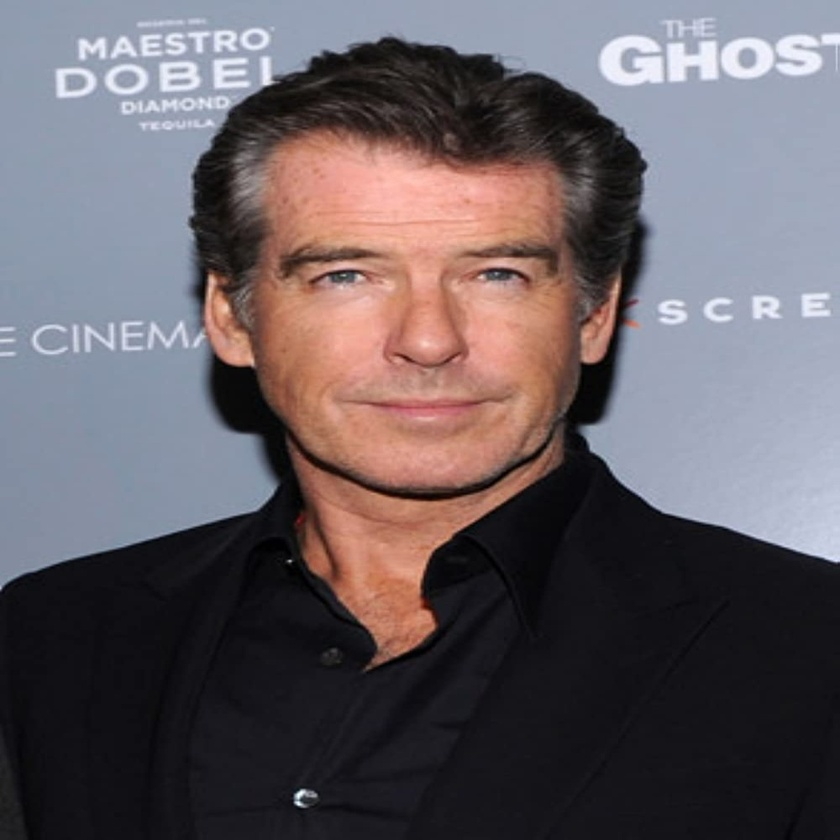
#> input picture Image original1.jpg, 840 x 840 px, shrunk from 1000 x 1000 before the run
$ python -i utils.py   (imports and definitions only)
#> lines starting #> are read from the running program, lines starting #| are printed output that depends on the picture
#> further down, picture is the input picture: shape (840, 840, 3); mean B, G, R 98.9, 93.6, 101.6

import cv2
import numpy as np
import time

def energy_map(Image):
    """Calculate the energy"""
    # Vertical and horizontal energy by gradient Sobel
    b, g, r = cv2.split(Image)
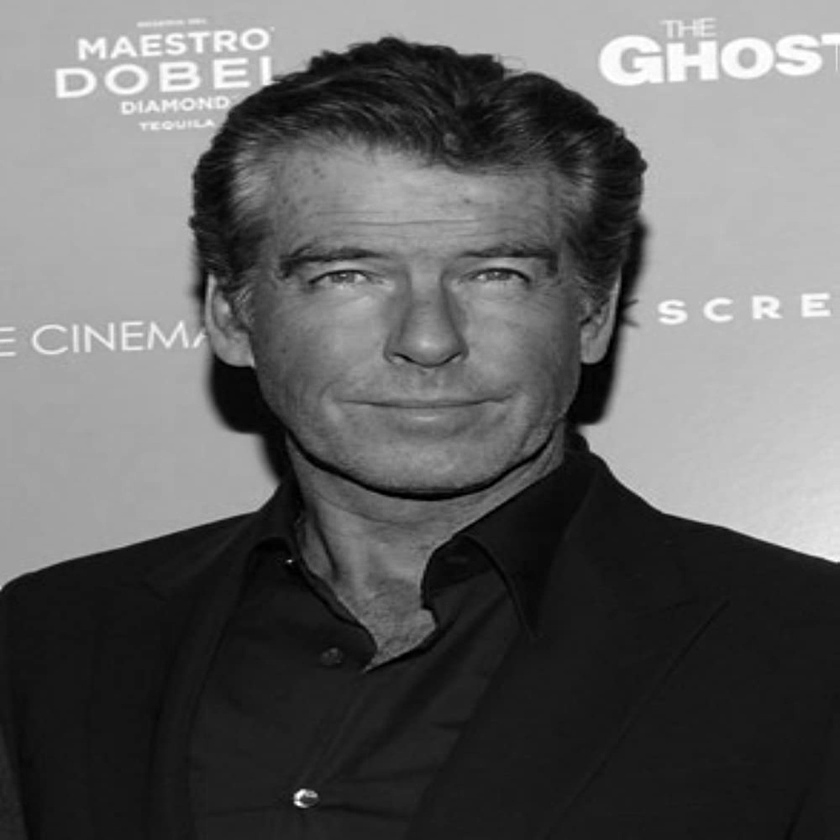
#> b: shape (840, 840); min 0, max 255, mean 98.9
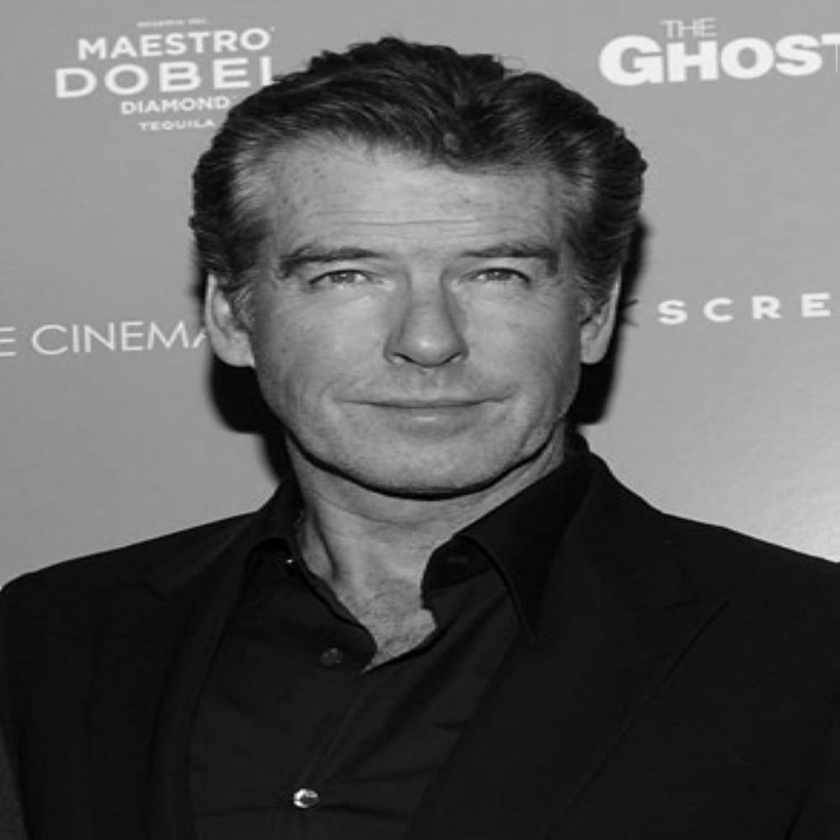
#> g: shape (840, 840); min 0, max 255, mean 93.6
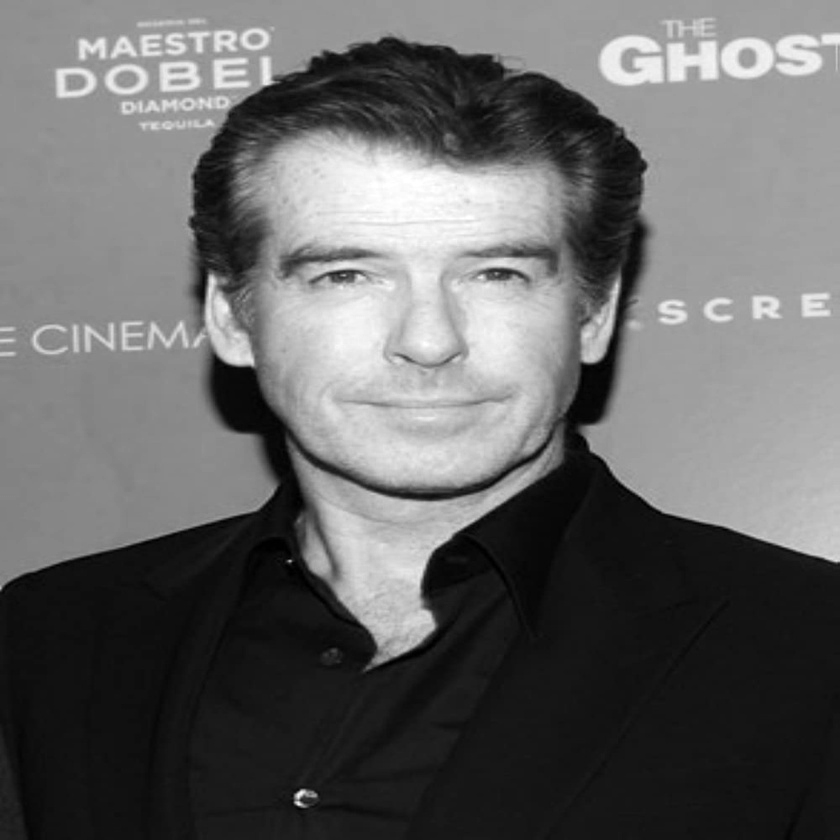
#> r: shape (840, 840); min 0, max 255, mean 101.6
    bener = np.absolute(cv2.Sobel(b, -1, 1, 0)) + np.absolute(cv2.Sobel(b, -1, 0, 1))
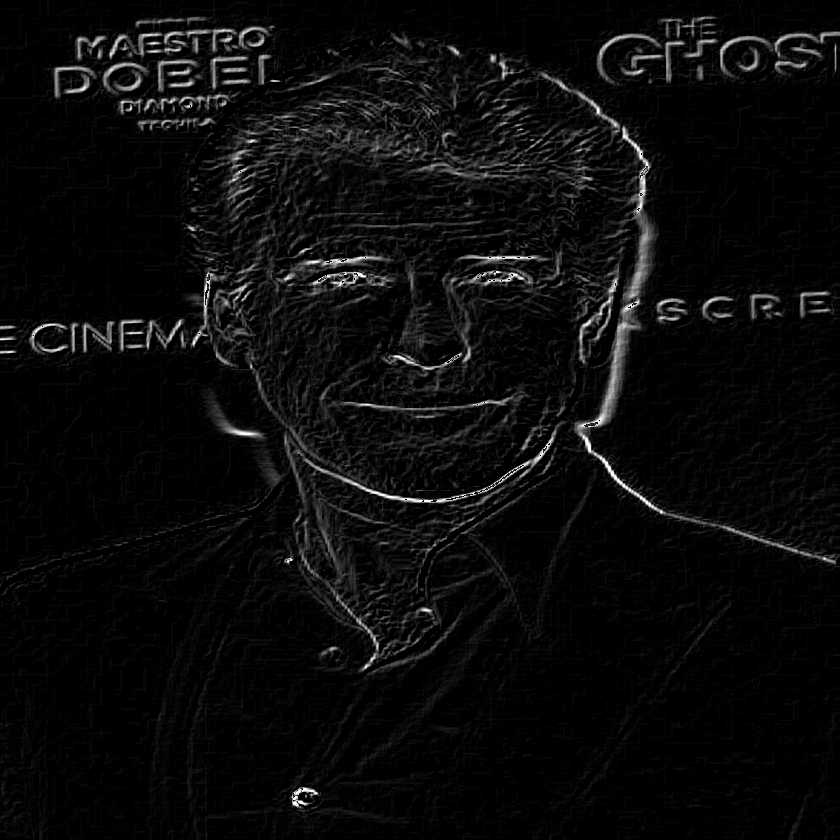
#> bener: shape (840, 840); min 0, max 255, mean 11.2
    gener = np.absolute(cv2.Sobel(g, -1, 1, 0)) + np.absolute(cv2.Sobel(g, -1, 0, 1))
    rener = np.absolute(cv2.Sobel(r, -1, 1, 0)) + np.absolute(cv2.Sobel(r, -1, 0, 1))
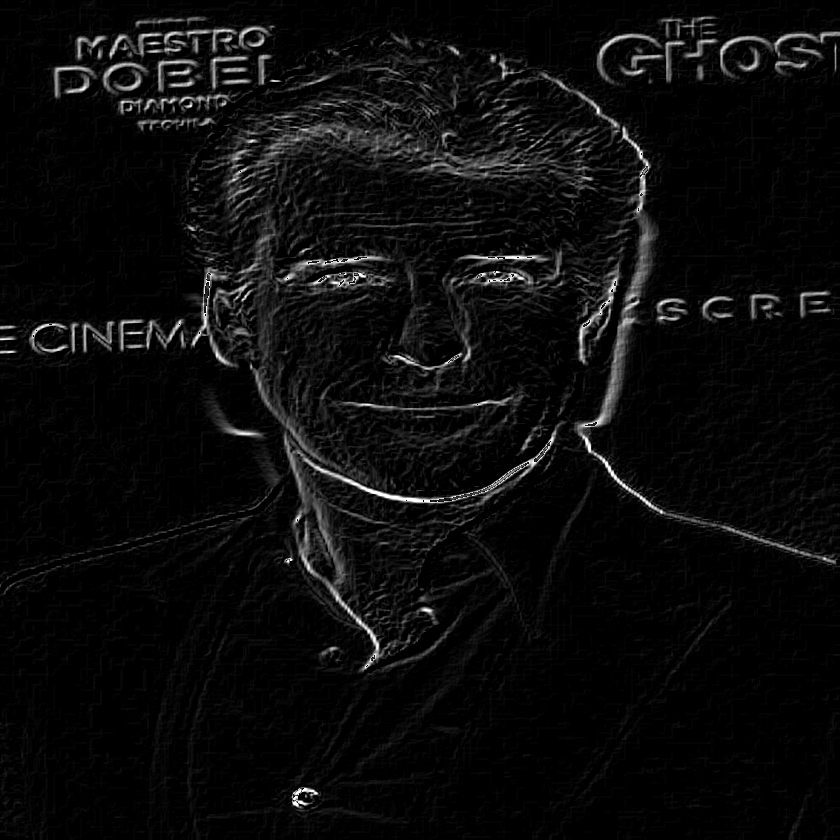
#> rener: shape (840, 840); min 0, max 255, mean 11.9
    # somme of BGR
    return bener + gener + rener
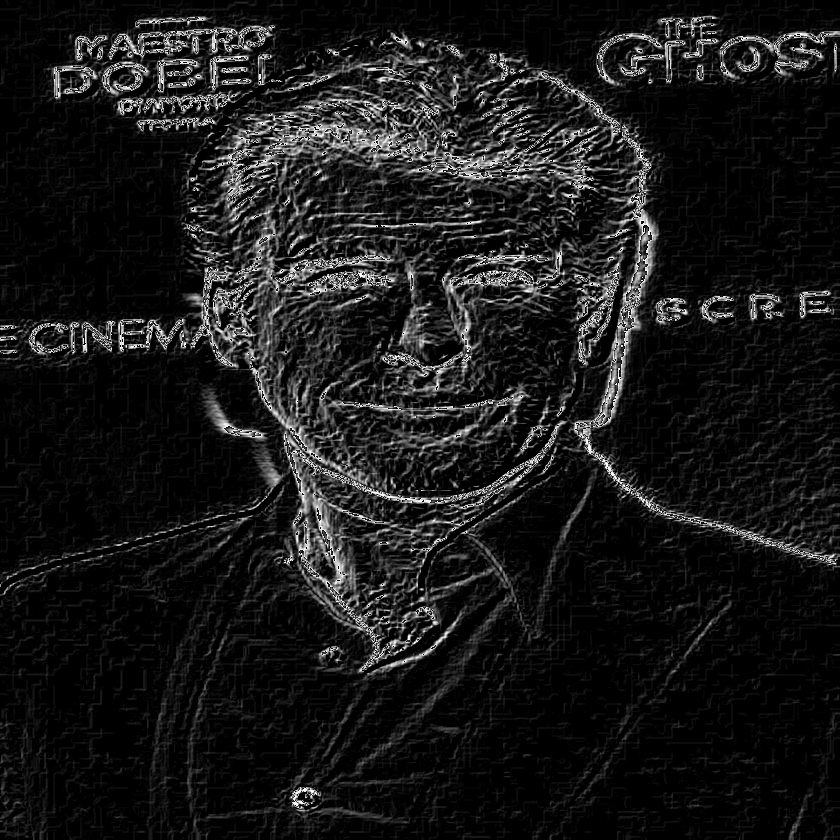
#> returned value: shape (840, 840); min 0, max 255, mean 25.1


# [57 lines left out: functions find_seam_enermap, delete_seam_pixel_col, delete_seam_pixel_row, seam_carving_hw, not called in this run]

>>> import cv2
>>> picture = cv2.imread('Image original1.jpg')
>>> result = energy_map(picture)
